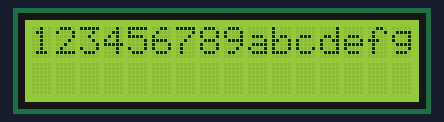
A sketch run on a simulated Arduino Uno, built with avr-gcc and run on an emulated ATmega328P. Parts: 16×2 character LCD.

Above: at 0.1 s.
At 0.9 s:
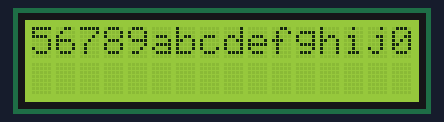
At 1.9 s:
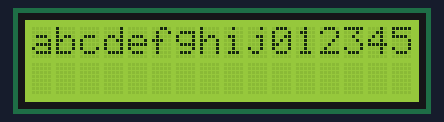
At 3.9 s:
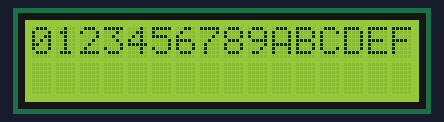
At 5.9 s:
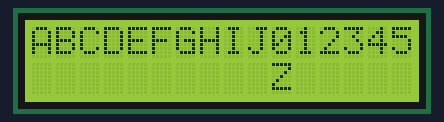
At 7.9 s:
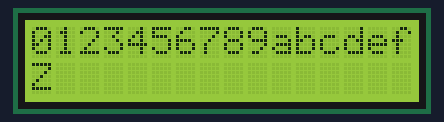

The sketch:

lcd_test.ino
```cpp
#include <LiquidCrystal.h>
LiquidCrystal lcd(12,11,5,4,3,2);
int a = 65;

//Note: lcd has 40 positions per line. Position (40, 0) overflows to position (0, 0).
//When printing, putting characters at (40, 0) will overflow to (0, 1)

//scrolling will put characters at (0, 1) onto (39, 0) and (0, 0) to (39, 1)
//printing while scrolling may have unintended side effects. It seems that if c character is printed when another character is being moved into the same spot, the printed character is shifted to the other line

byte smiley[8] = {
  B00000,
  B10001,
  B00000,
  B00000,
  B10001,
  B01110,
  B00000,
  B11011
};

void setup() {
  lcd.begin(16, 2);
  lcd.print("0123456789abcdefghij0123456789ABCDEFGHIJZ");

  //lcd.autoscroll();
  Serial.begin(9600);

  for (int i = 0; i < 40; i++){
    lcd.scrollDisplayLeft();
    delay(200);
  }
  delay(1000);
}

void loop(){
  /*
  if (Serial.available()){
    lcd.write(Serial.read());
    lcd.scrollDisplayLeft();
  }
  */


}
```
